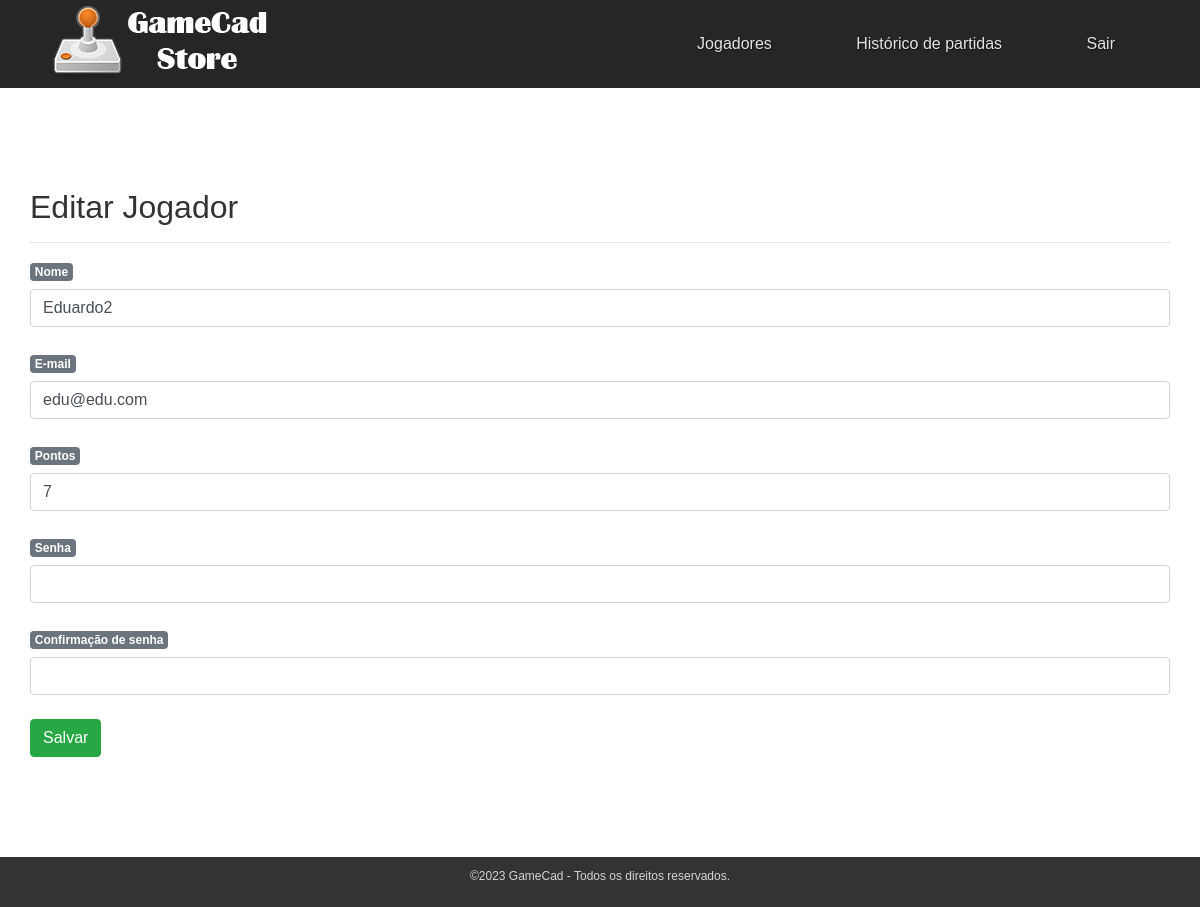
The page /gsd/index.php?action=editar&id=1 (signed in) on the database as committed earlier.
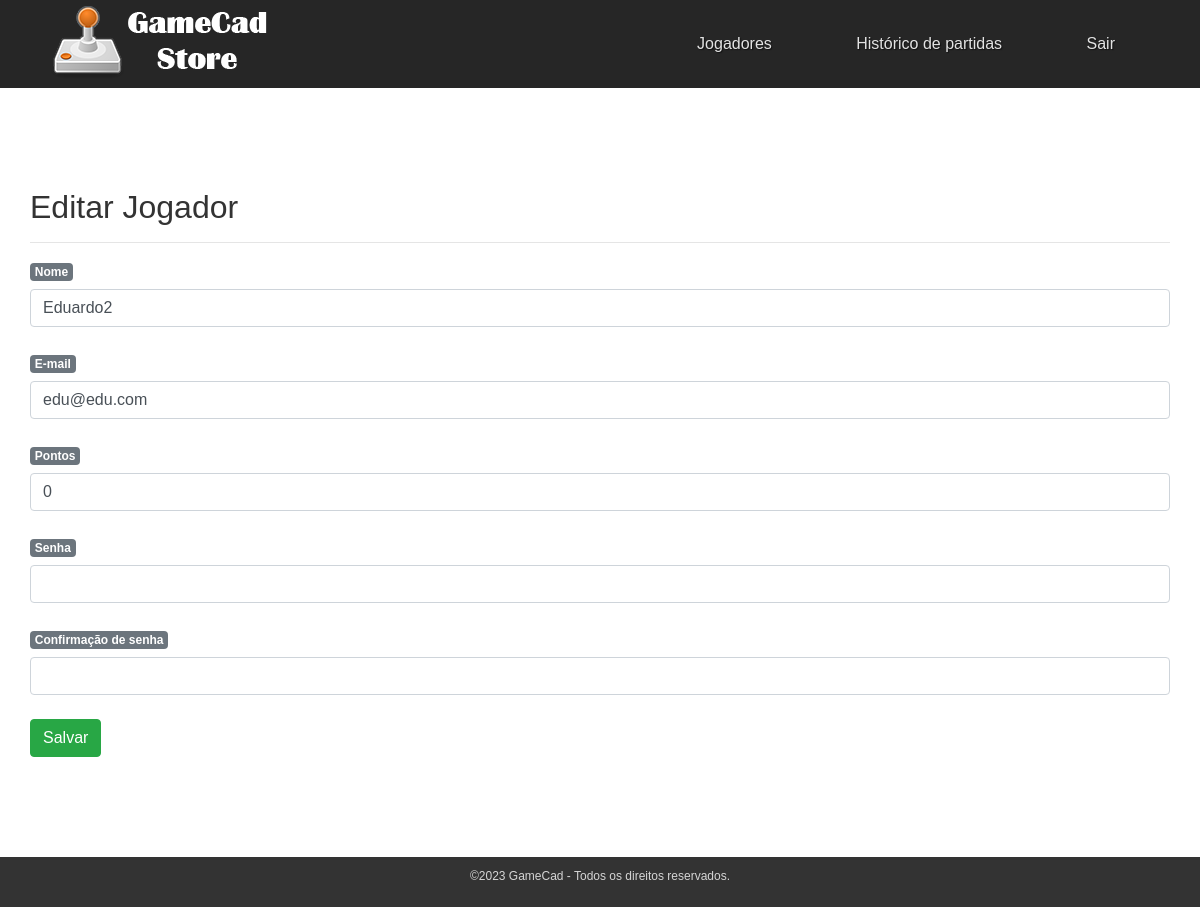
The same page on the database as committed later.
### tables this page shows
CREATE TABLE `jogadores` (
  `id` int(10) UNSIGNED NOT NULL,
  `name` varchar(200) NOT NULL,
  `email` varchar(100) NOT NULL,
  `password` varchar(200) NOT NULL,
  `pontos` int(11) NOT NULL,
  `created_at` timestamp NULL DEFAULT current_timestamp(),
  `updated_at` timestamp NULL DEFAULT NULL
);

### gsd/controller/JogadorController.php (called while the page is built, shortened)
<?php
require('model/Jogador.php');
class JogadorController
{
    private $model;
    public function __construct()
    {
        $this->model = new Jogador();
    }
    public function editar_form($id)
    {
        $jogador = $this->model->pegar_jogador($id);
        include 'views/partials/header.php';
        include 'views/jogadores/editar.php';
        include 'views/partials/footer.php';
    }
}

### gsd/model/Jogador.php (called while the page is built, shortened)
<?php
include_once 'DB.php';
class Jogador
{
    private $conn;
    private $table_name = "jogadores";
    public function __construct()
    {
        $database = new DB();
        $this->conn = $database->getConnection();
    }
    function pegar_jogador($id)
    {
        $query = "SELECT id, name, email, pontos FROM " . $this->table_name . " WHERE id=:id";
        $stmt = $this->conn->prepare($query);
        $stmt->bindParam(":id", $id);
        $stmt->execute();
        return $stmt->fetch(PDO::FETCH_ASSOC);
    }
}

### gsd/model/DB.php (called while the page is built, shortened)
<?php
class DB
{
    private $host = 'localhost';
    private $db_name = 'tank_gamers';
    private $username = 'unity_gsd';
    private $password = 'senha123';
    public function getConnection()
    {
        $this->conn = null;
        try {
            $this->conn = new PDO("mysql:host=" . $this->host .
                ";dbname=" . $this->db_name, $this->username, $this->password);
            $this->conn->setAttribute(
                PDO::ATTR_ERRMODE,
                PDO::ERRMODE_EXCEPTION
            );
        } catch (PDOException $exception) {
            echo "Connection error: " . $exception->getMessage();
        }
        return $this->conn;
    }
}

### gsd/views/jogadores/editar.php (the view)
<h2>Editar Jogador</h2>
<hr>
<form action="?action=update&id=<?= $jogador['id']; ?>" method="post">
    <label class="badge badge-secondary" for="name">Nome</label>
    <input class="form-control" type="text" name="name" id="name" value="<?= $jogador['name']; ?>"
        required><br>
    <label class="badge badge-secondary" for="email">E-mail</label>
    <input class="form-control" type="email" name="email" value="<?= $jogador['email']; ?>" id="email" required><br>
    <label class="badge badge-secondary" for="pontos">Pontos</label>
    <input class="form-control" type="number" name="pontos" value="<?= $jogador['pontos']; ?>" id="pontos" required><br>
    <label class="badge badge-secondary" for="password">Senha</label>
    <input class="form-control" type="password" name="password" id="password"><br>
    <label class="badge badge-secondary" for="password_confirmation">Confirmação de senha</label>
    <input class="form-control" type="password" name="password_confirmation"
        id="password_confirmation"><br>
    <input type="submit" class="btn btn-success" value="Salvar">
</form>

Rows that differ between the two databases and show on the page:
changed jogadores "Eduardo2": pontos "7" → "0"
